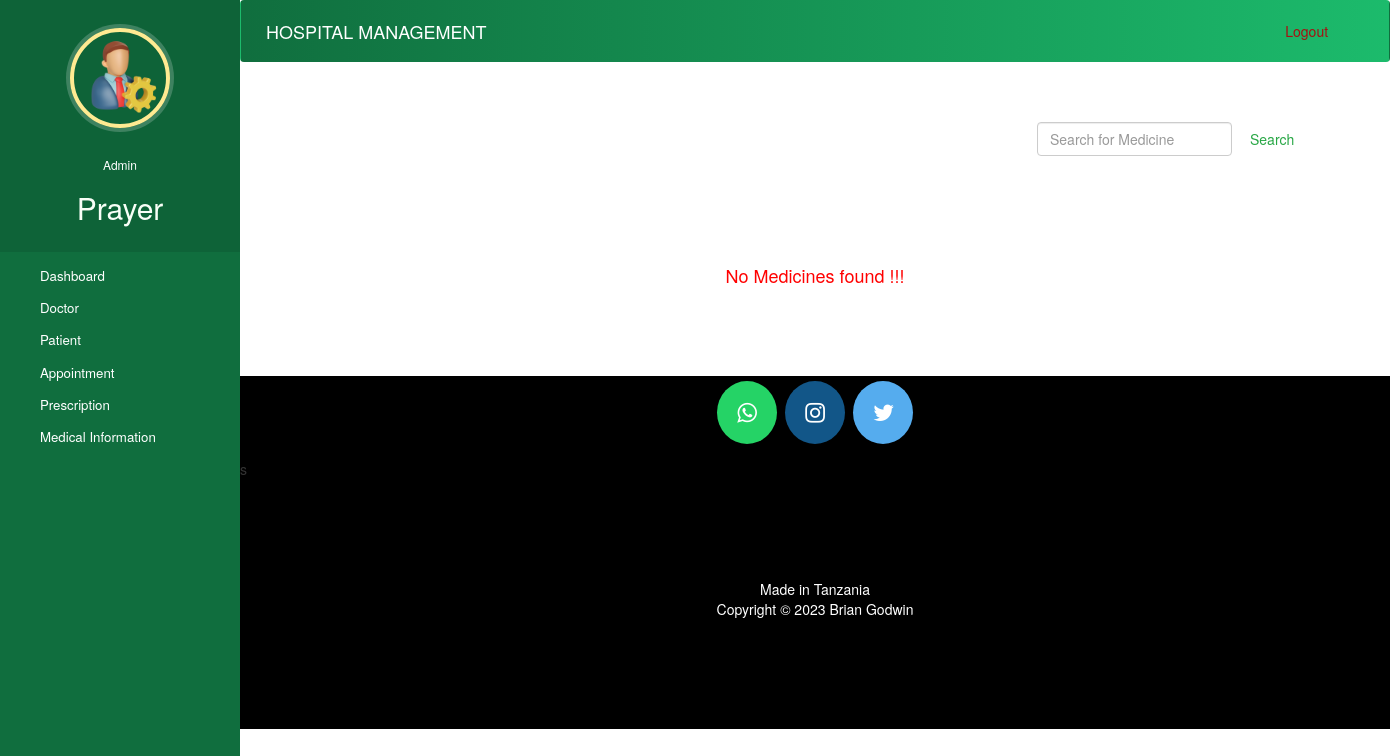
The page /reminder/admin-view-diseases (signed in) on the database as committed earlier.
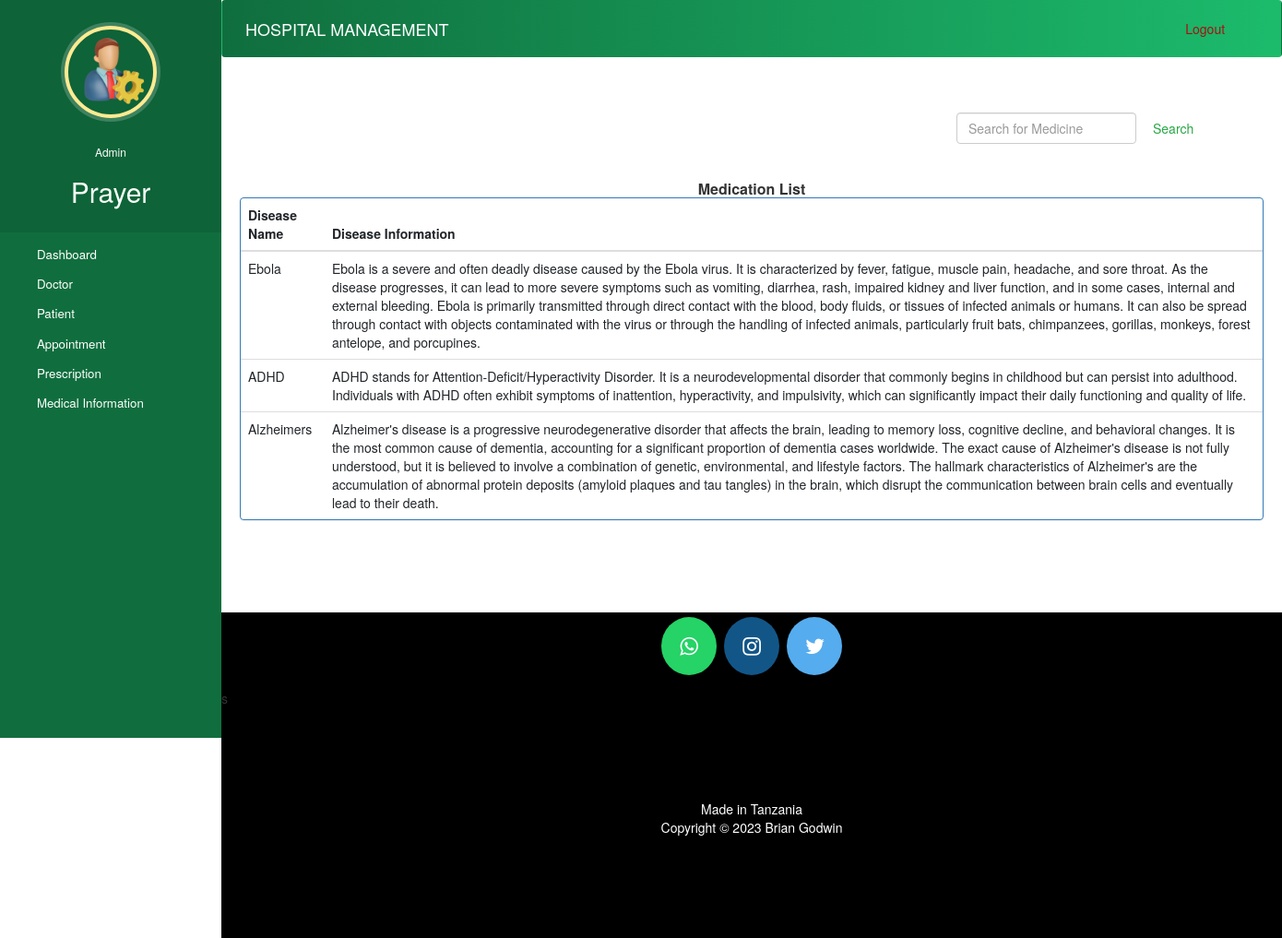
The same page on the database as committed later.
### reminder/models.py (models this page shows, shortened)
class Disease(models.Model):
    name = models.CharField(max_length=25)
    description = models.TextField()

### reminder/views.py (the view)
# urls.py: path("admin-view-diseases", views.admin_view_diseases, name='admin-view-diseases'),
@login_required(login_url='hospital/adminlogin')
def admin_view_diseases(request):
    diseases = models.Disease.objects.all()
    return render(request, 'reminder/admin_view_diseases.html', {'diseases':diseases})

### templates/reminder/admin_view_diseases.html (shortened to what this page needs)
{% extends 'hospital/admin_base.html' %}
{% block content %}
{%load static%}
  <head>
    <link href="//netdna.bootstrapcdn.com/bootstrap/3.0.0/css/bootstrap.min.css" rel="stylesheet" id="bootstrap-css">
  </head>
  <div class="container">
      <form  action="/reminder/search-medicine-view" method="get" style="margin-left:70%;" class="form-inline my-2 my-lg-0">
        <input class="form-control mr-sm-2" type="search" placeholder="Search for Medicine" name="query" id="query" aria-label="Search">
        <button class="btn btn-outline-success my-2 my-sm-0" type="submit">Search</button>
      </form>
      <br><br>
    {% if diseases %}
    <div>
      <h6 class="panel-title"><strong> Medication List </strong></h6>
    </div>
    <div class="panel panel-primary">
      <table class="table table-hover" id="dev-table">
          <thead>
            <tr>
              <th>Disease Name</th>
              <th>Disease Information</th>
            </tr>
          </thead>
          {% for disease in diseases %}
          <tr>
            <td> {{ disease.name }}</td>
            <td>{{ disease.description }}</td>
          </tr>
          {% endfor %}
        </table>
    </div>
    {%else%}
    <br><br><br>
    <h4 style="text-align: center;color: red;">No Medicines found !!!</h4>
    {% endif %}
  </div>
{% endblock content %}

Rows that differ between the two databases and show on the page:
added Disease: name "Ebola", description "Ebola is a severe and often deadly disease caused by the Ebola virus. It is characterized by fever, fatigue, muscle pain, headache, and sore throat. As the disease progresses, it can lead to more severe symptoms such as vomiting, diarrhea, rash, impaired kidney and liver function, and in some cases, internal and external bleeding. Ebola is primarily transmitted through direct contact with the blood, body fluids, or tissues of infected animals or humans. It can also be spread through contact with objects contaminated with the virus or through the handling of infected animals, particularly fruit bats, chimpanzees, gorillas, monkeys, forest antelope, and porcupines."
added Disease: name "ADHD", description "ADHD stands for Attention-Deficit/Hyperactivity Disorder. It is a neurodevelopmental disorder that commonly begins in childhood but can persist into adulthood. Individuals with ADHD often exhibit symptoms of inattention, hyperactivity, and impulsivity, which can significantly impact their daily functioning and quality of life."
added Disease: name "Alzheimers", description "Alzheimer's disease is a progressive neurodegenerative disorder that affects the brain, leading to memory loss, cognitive decline, and behavioral changes. It is the most common cause of dementia, accounting for a significant proportion of dementia cases worldwide. The exact cause of Alzheimer's disease is not fully understood, but it is believed to involve a combination of genetic, environmental, and lifestyle factors. The hallmark characteristics of Alzheimer's are the accumulation of abnormal protein deposits (amyloid plaques and tau tangles) in the brain, which disrupt the communication between brain cells and eventually lead to their death."
Other text that changed with them:
text no longer shown: "No Medicines found !!!"
text now shown: "Medication List Disease Name Disease Information"
